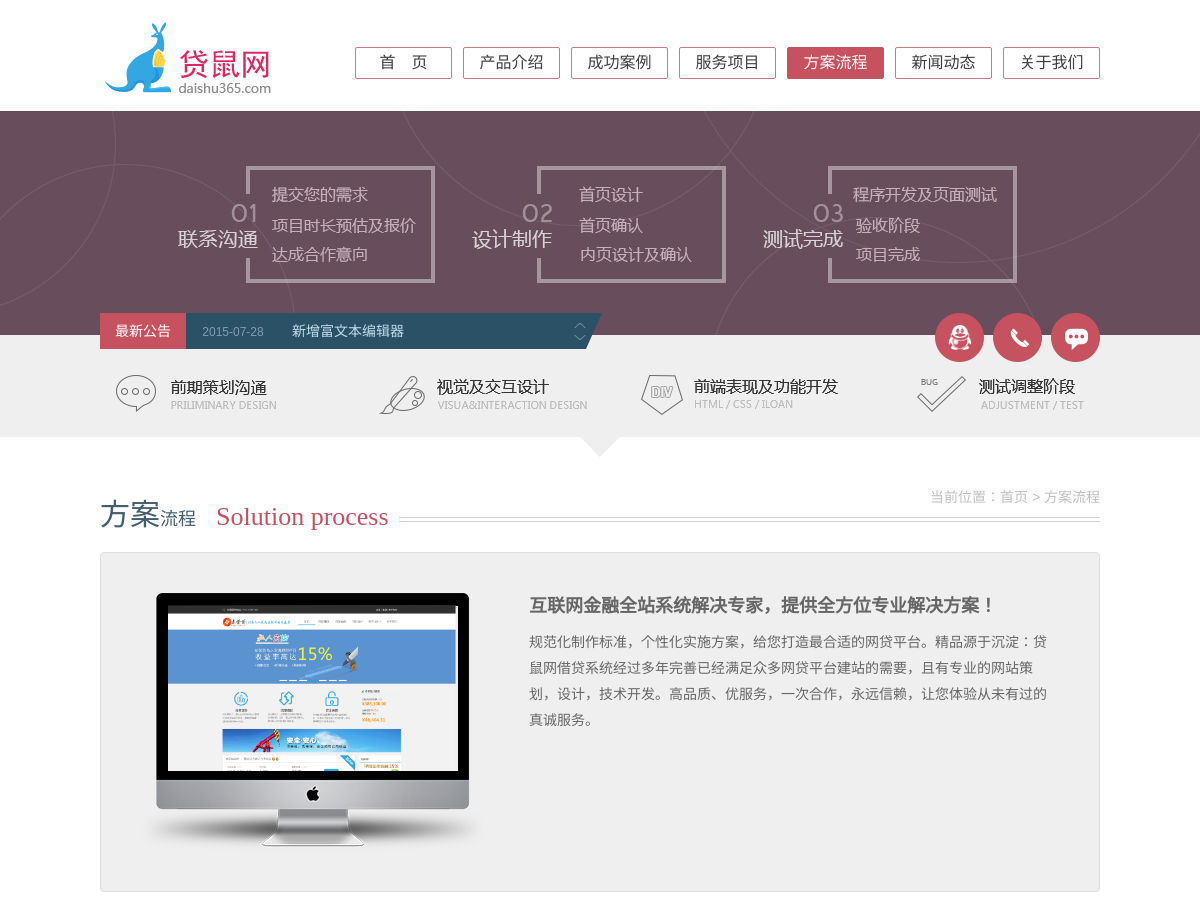
The page /program/ (upper part) on the database as committed earlier.
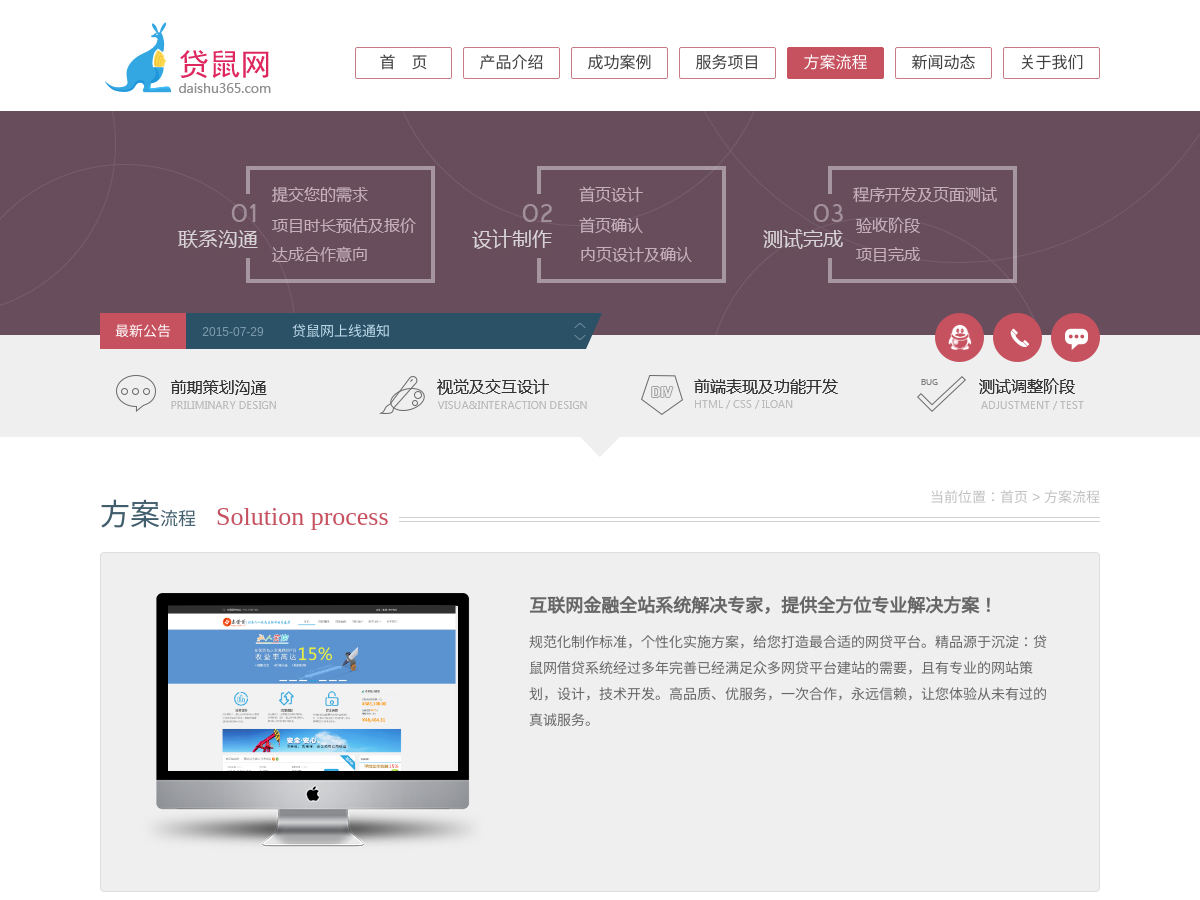
The same page on the database as committed later.
### daishu/models.py (models this page shows, shortened)
class News(models.Model):
	newstype=(
		(0,u'运营知识'),
		(1,u'借贷新闻'),
		(2,u'系统优势'),
		(3,u'公告'),
	)
	title=models.CharField(u'标题',max_length=30)
	author=models.CharField(u'作者',max_length=20)
	types=models.IntegerField(u'类型',max_length=1,choices=newstype,default=3)
	content=models.TextField(u'新闻内容')
	pub_date=models.DateTimeField(u'发表时间',auto_now_add=True,editable = True)
	update_time=models.DateTimeField(u'更新时间',auto_now=True,null=True)
	class Meta:
		verbose_name=u'新闻管理'
		verbose_name_plural=u'新闻管理'

### daishu/views.py (the view)
# urls.py: url(r'^program/$','daishu.views.program',name='program'),
def program(req):
	new_topic=News.objects.order_by('-id').all()[0:topicLenth]
	return render(req,'program.html',{
		"new_topic":new_topic,
		'page_init':{
			"title":u"方案流程",
			"keywords":u"关键词1、关键词2",
			"description":u"添加页面描述"
		},
		"basic_info":basic_info
	})

### daishu/templates/program.html (shortened to what this page needs)
{% extends 'base.html' %}
{% block content %}
<div class="banner1" style="background:url('/static/images/falc.jpg') no-repeat center top"></div>
{% include 'include/graybox.html' %}
 <div class="w1000 ma20">
	<div class="main_til"><span class="main_til_con"><em class="f_30">方案</em>流程<span class="english_til">Solution process</span></span><div class="main_til_site">当前位置：<a href="{% url 'index' %}">首页</a><em> &gt; </em>方案流程</div><div class="main_til_bg"></div></div>
    <div class="weservices fn-clear">
    	<div class="apple_box fn-left"><div class="apple_box_imgbox"><img src="/static/images/example/dyd.png" width="290"/></div>
		</div>
		<div class="w530 fn-right">
		<h1 class="f_18"><strong>互联网金融全站系统解决专家，提供全方位专业解决方案！</strong></h1>
		<p class="mt10">规范化制作标准，个性化实施方案，给您打造最合适的网贷平台。精品源于沉淀：贷鼠网借贷系统经过多年完善已经满足众多网贷平台建站的需要，且有专业的网站策划，设计，技术开发。高品质、优服务，一次合作，永远信赖，让您体验从未有过的真诚服务。</p>
		</div>
    </div>
 </div>
{% endblock %}

### daishu/templates/include/graybox.html (shortened to what this page needs)
<div class="index_grayBox">
    <div class="w1000 ma0 index_grayCon">
        <div class="index_announce">
        <a href="news?typeid=2" class="index_announce_til">最新公告</a>
            <div class="index_announce_inc">
                <div class="announce_info">
                    <ul>
					{% for new in new_topic %}
					<li><span class="datetime"> {{new.pub_date|date:'Y-m-d'}} </span><a href="{% url 'newsDetail' new.id %}">{{new.title}}</a></li>
					{% empty %}
					<li>暂无数据</li>
					{% endfor %}
                    </ul>
                </div>
                <div class="announce_btn">
                    <a href="javascript:;" id="announce_btn_up" class="icos btn_up"></a>
                    <a href="javascript:;" id="announce_btn_down" class="icos btn_down"></a>
                </div>
            </div>
            <div class="icos index_announce_end"></div>
        </div>
        <div class="index_contact">
            <a target="_blank" href="http://crm2.qq.com/page/portalpage/wpa.php?uin={{basic_info.qq}}&amp;f=1&amp;ty=1&amp;aty=0&amp;a=&amp;from=6"><em class="icos ico_qq"></em>
            </a>
            <a href="#"><em class="icos ico_phone"></em>
            </a>
            <a href="server@daishu360.com"><em class="icos ico_msg"></em>
            </a>
        </div>
        <div class="index_develop_process"></div>
        <div class="icos gray_arrow"></div>
    </div>
</div>

Rows that differ between the two databases and show on the page:
removed News: pub_date "2015-07-28", title "新增富文本编辑器"
added News: pub_date "2015-07-29", title "贷鼠网上线通知"
